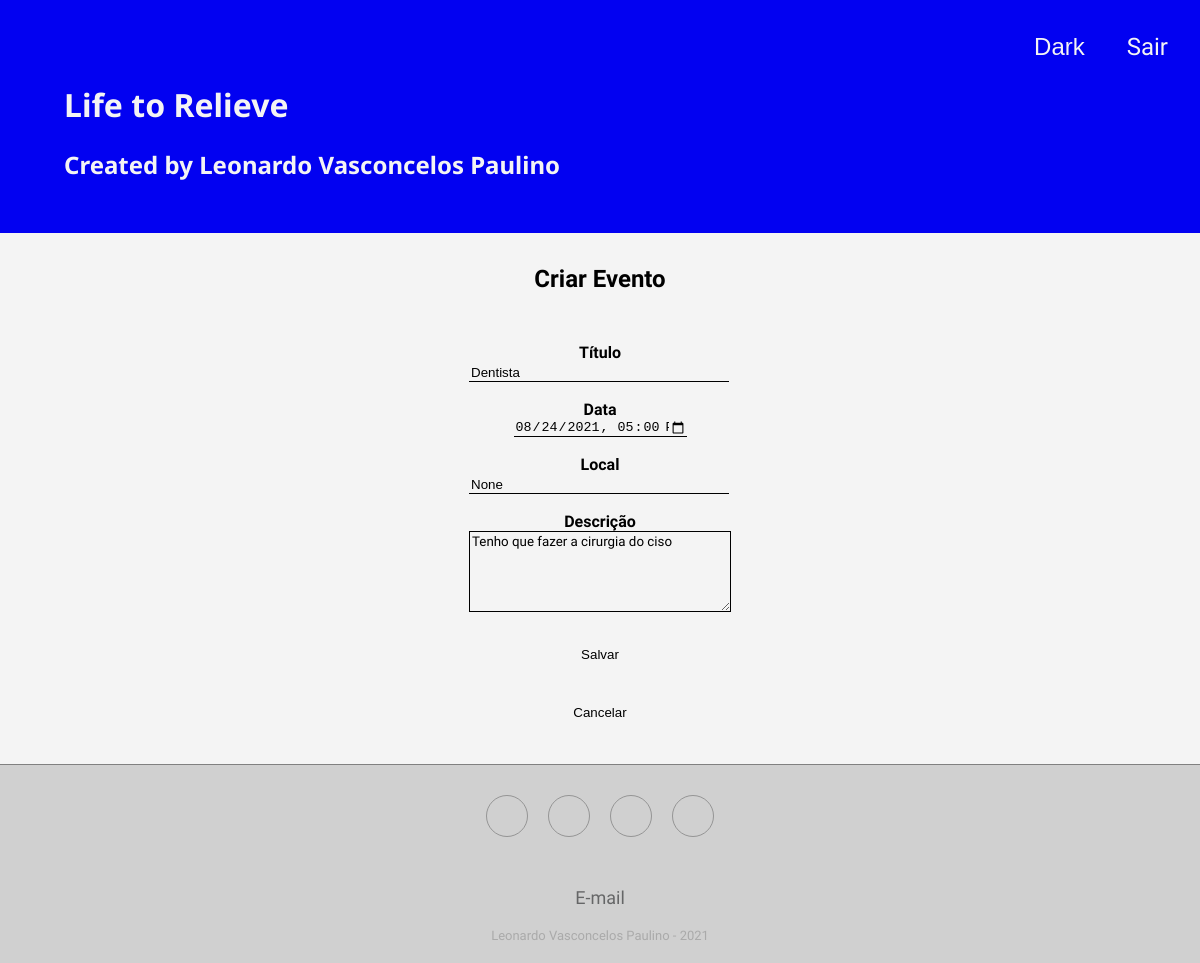
Screenshot of /agenda/evento/?id=1 (signed in) with the database file from the repository.
### core/models.py (models this page shows, shortened)
class Evento(models.Model):
    titulo = models.CharField(max_length=100)
    descricao = models.TextField(blank=True, null=True)
    data_evento = models.DateTimeField(verbose_name='Data do Evento')
    local_evento = models.CharField(max_length=150, blank=True, null=True)
    data_criacao = models.DateTimeField(auto_now=True)
    usuario = models.ForeignKey(User, on_delete=models.CASCADE)
    class Meta:
        db_table = 'evento'
    def get_data_input(self):
        return self.data_evento.strftime('%Y-%m-%dT%H:%M')

### core/views.py (the view)
# urls.py: path('agenda/evento/', views.evento),
@login_required(login_url='/login/')
def evento(request):
    id_evento = request.GET.get('id')
    dados = {}
    if id_evento:
        dados['evento'] = Evento.objects.get(id=id_evento)
    return render(request, 'evento.html', dados)

### templates/evento.html (shortened to what this page needs)
{% extends 'model-page.html' %}
{% block content %}
{% load static %}
<link href="{% static "css/evento.css" %}" rel="stylesheet">
<h2 class="title">Criar Evento</h2>
<form action="submit/" method="POST">
    <label><b>Título</b></label>
    <input type="text" name="titulo" value="{{ evento.titulo }}" id="titulo" autocomplete="off"/>
    <br>
    <label><b>Data</b></label>
    <input type="datetime-local" name="data_evento" value="{{ evento.get_data_input }}"/>
    <label><b>Local</b></label>
    <input type="text" name="local_evento" value="{{ evento.local_evento }}" autocomplete="off"/>
    <br>
    <label><b>Descrição</b></label>
    <textarea name="descricao" rows="5" cols="30">{{ evento.descricao }}</textarea>
    <br><br>
    <input type="submit" value="Salvar" id="btn1"/>
    <br>
    <a href="/" style="text-decoration: none;">
        <input type="button" value="Cancelar" id="btn2"/>
    </a>
</form>
{% endblock %}

### templates/css/header.css (style rules this page uses)
body { font-family: 'Urbanist', sans-serif; margin: 0; background-color: #f4f4f4; }

### templates/css/evento.css (style rules this page uses)
.title { display: table; margin: 0 auto; padding: 32px; }
form { display: table; margin: 0 auto; }
label { display: table; margin: 0 auto; padding-top: 18px; }
input { width: 256px; background-color: transparent; border: none; outline: none; border-bottom: 1px solid #000; }
input[type=datetime-local] { width: 172px; display: table; margin: 0 auto; }
textarea { width: 256px; background-color: transparent; border: none; outline: none; border: 1px solid #000; font-family: 'Urbanist', sans-serif; }
#btn1, #btn2 { padding: 12px; width: 96px; display: table; margin: 0 auto; border: none; text-decoration: none; }
#btn2 { margin-bottom: 32px; }

### rows the page displays
Evento: titulo "Dentista", data_evento "08/24/2021 17:00", local_evento "None", descricao "Tenho que fazer a cirurgia do ciso"
